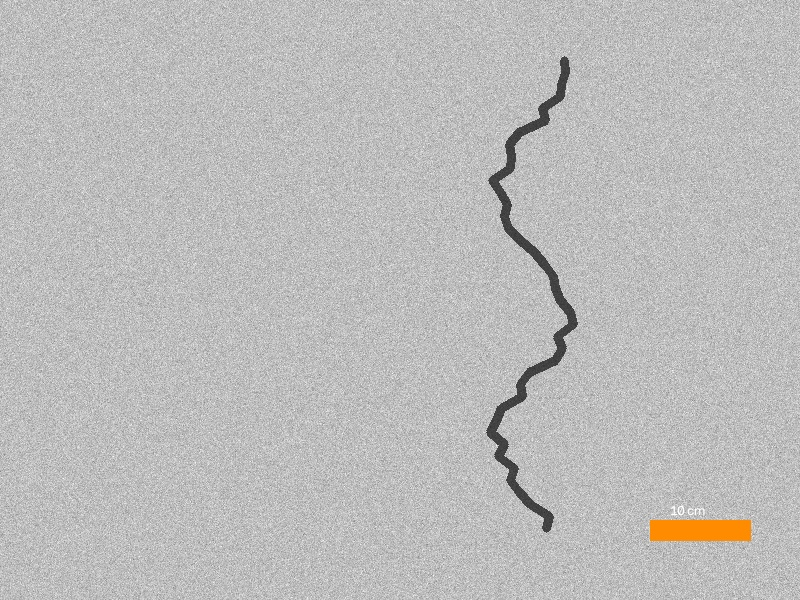
#> input picture dataset/raw/CAMPUS_ACADEMIC_001.jpg, 800 x 600 px
$ python -i preprocessing.py   (imports and definitions only)
#> lines starting #> are read from the running program, lines starting #| are printed output that depends on the picture
"""
preprocessing.py
-----------------
Stage 1 of the pipeline: turns a raw campus photo into a clean,
consistently-lit grayscale image ready for edge detection.

UNIQUE FEATURE — Lighting-Aware Adaptive Enhancement:
Instead of applying the same fixed CLAHE settings to every image
(which is what most student projects do), this module first measures
how bright/dark/shadowed the image is using histogram statistics,
classifies it into a lighting category, and then picks CLAHE
parameters suited to that category. This directly targets your
faculty requirement of "different lighting conditions" and gives you
a genuine, explainable novelty point for the report.
"""

import cv2
import numpy as np


def resize_image(image, target_width=800):
    """Resize keeping aspect ratio so all images are processed at a
    consistent scale (keeps pixel-based measurements comparable)."""
    h, w = image.shape[:2]
    scale = target_width / w
    new_size = (target_width, int(h * scale))
    return cv2.resize(image, new_size, interpolation=cv2.INTER_AREA)


def to_grayscale(image):
    return cv2.cvtColor(image, cv2.COLOR_BGR2GRAY)


def classify_lighting(gray):
    """
    Classifies the image into one of: 'dark', 'bright', 'shadow_uneven',
    'normal' using simple, explainable statistics:
      - mean brightness  -> overall dark/bright
      - std deviation     -> low std + patches of very different
                              local means => uneven/shadow
    Returns a string label used to pick enhancement parameters.
    """
    mean_val = np.mean(gray)
    std_val = np.std(gray)

    # split into a 4x4 grid and look at how much local means vary —
    # a strong sign of shadow / uneven illumination
    h, w = gray.shape
    grid_means = []
    for i in range(4):
        for j in range(4):
            block = gray[i * h // 4:(i + 1) * h // 4, j * w // 4:(j + 1) * w // 4]
            grid_means.append(np.mean(block))
    grid_std = np.std(grid_means)

    if grid_std > 35:
        return "shadow_uneven"
    elif mean_val < 80:
        return "dark"
    elif mean_val > 190:
        return "bright"
    else:
        return "normal"


# CLAHE parameter presets tuned per lighting category.
# clipLimit: how aggressively contrast is boosted
# tileGridSize: smaller tiles = more local/aggressive correction (good for shadows)
LIGHTING_PRESETS = {
    "dark":          {"clipLimit": 3.5, "tileGridSize": (8, 8)},
    "bright":        {"clipLimit": 1.5, "tileGridSize": (8, 8)},
    "shadow_uneven": {"clipLimit": 2.5, "tileGridSize": (4, 4)},  # smaller tiles fight local shadows
    "normal":        {"clipLimit": 2.0, "tileGridSize": (8, 8)},
}


def enhance_contrast(gray, lighting_label=None):
    """Applies CLAHE using parameters chosen for the detected lighting
    condition. Returns (enhanced_image, lighting_label_used)."""
    if lighting_label is None:
        lighting_label = classify_lighting(gray)
    params = LIGHTING_PRESETS[lighting_label]
    clahe = cv2.createCLAHE(clipLimit=params["clipLimit"], tileGridSize=params["tileGridSize"])
    enhanced = clahe.apply(gray)
    return enhanced, lighting_label


def reduce_noise(gray):
    """Gaussian blur to suppress high-frequency noise before edge
    detection, without erasing thin crack lines (small 3x3 kernel)."""
    return cv2.GaussianBlur(gray, (3, 3), sigmaX=0.8)


def preprocess_pipeline(image_bgr):
    """
    Runs the full preprocessing chain and returns a dict of every
    intermediate result (needed for the "save intermediate outputs"
    requirement) plus the lighting label detected.
    """
    resized = resize_image(image_bgr)
    gray = to_grayscale(resized)
    lighting_label = classify_lighting(gray)
    enhanced, _ = enhance_contrast(gray, lighting_label)
    denoised = reduce_noise(enhanced)

    return {
        "resized": resized,
        "grayscale": gray,
        "enhanced": enhanced,
        "denoised": denoised,
        "lighting_label": lighting_label,
    }

>>> import cv2
>>> picture = cv2.imread('../dataset/raw/CAMPUS_ACADEMIC_001.jpg')
#> picture is the input picture: shape (600, 800, 3); mean B, G, R 187.3, 187.9, 188.4
>>> result = preprocess_pipeline(picture)
#> in classify_lighting, `mean_val = np.mean(gray)`: mean_val = 188
#> in classify_lighting, `std_val = np.std(gray)`: std_val = 20.11
#> after the loop in classify_lighting, `for i in range(4):`:
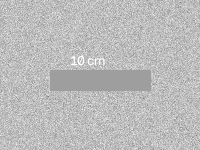
#> block: shape (150, 200); min 123, max 255, mean 187.4
#> after the loop in classify_lighting, `for i in range(4):`: grid_means = [189.4, 189.6, 185.1, 189.5, 189.5, 189.5, 182.9, 189.6, 189.6, 189.5, 181.8, 189.6, 189.5, 189.4, 185.6, 187.4]
#> in classify_lighting, `grid_std = np.std(grid_means)`: grid_std = 2.54
#> in preprocess_pipeline, `lighting_label = classify_lighting(gray)`: lighting_label = 'normal'
#> in enhance_contrast, `enhanced = clahe.apply(gray)`:
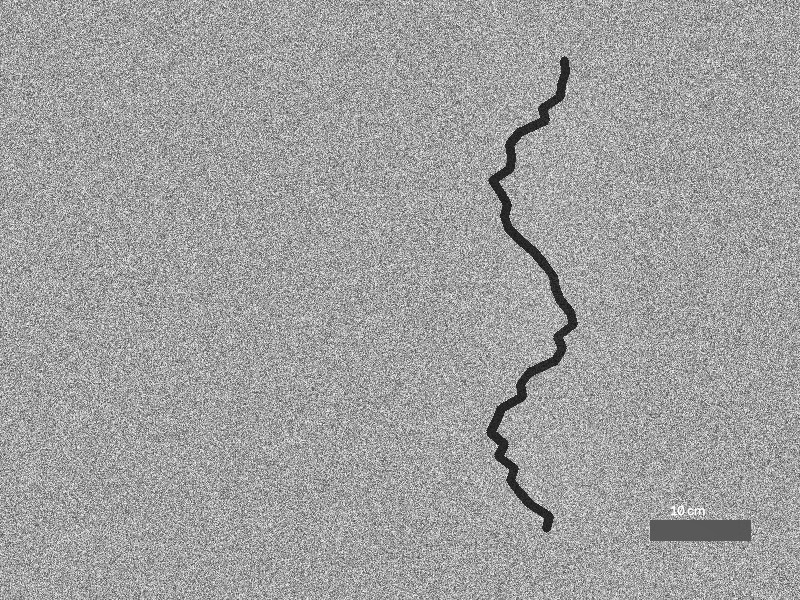
#> enhanced: shape (600, 800); min 20, max 255, mean 160
#> result = 5 items

$ run again, on dataset/raw/CAMPUS_CLEAN_007.jpg
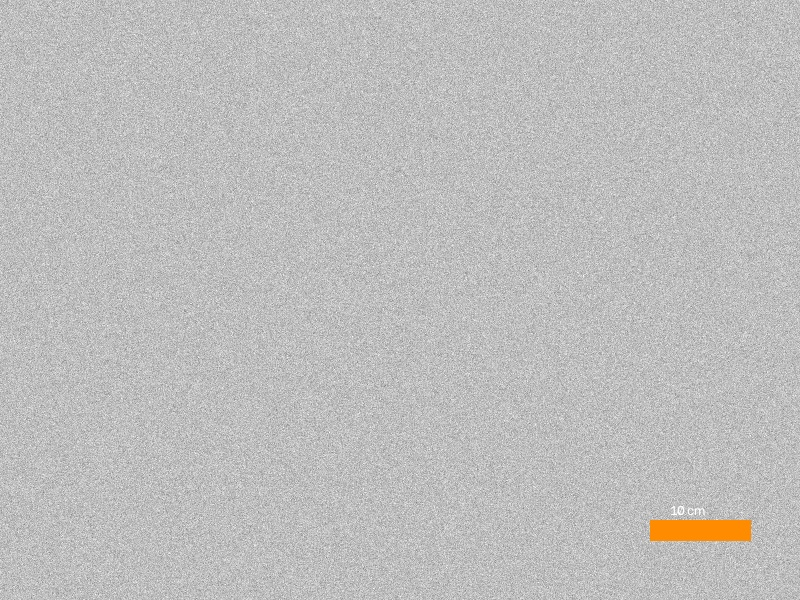
#> input picture dataset/raw/CAMPUS_CLEAN_007.jpg, 800 x 600 px
#> picture is the input picture: shape (600, 800, 3); mean B, G, R 188.7, 189.3, 189.8
#> mean_val = 189.4
#> std_val = 15.31
#> after the loop in classify_lighting, `for i in range(4):`:
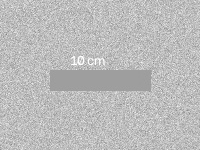
#> block: shape (150, 200); min 130, max 255, mean 187.5
#> after the loop in classify_lighting, `for i in range(4):`: grid_means = [189.5, 189.5, 189.6, 189.6, 189.5, 189.5, 189.6, 189.5, 189.5, 189.4, 189.5, 189.5, 189.5, 189.5, 189.6, 187.5]
#> grid_std = 0.497
#> lighting_label = 'normal'
#> in enhance_contrast, `enhanced = clahe.apply(gray)`:
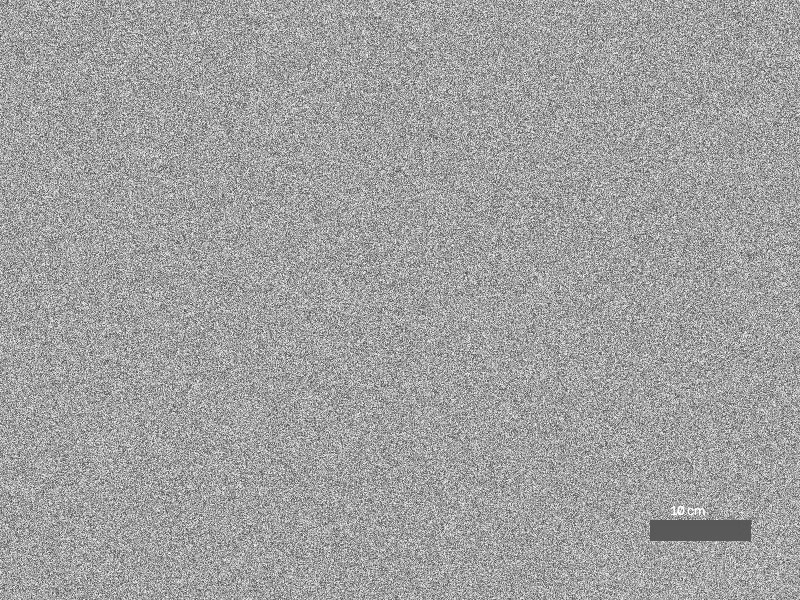
#> enhanced: shape (600, 800); min 63, max 255, mean 160.5
#> result = 5 items

$ run again, on dataset/raw/CAMPUS_CORRIDOR_005.jpg
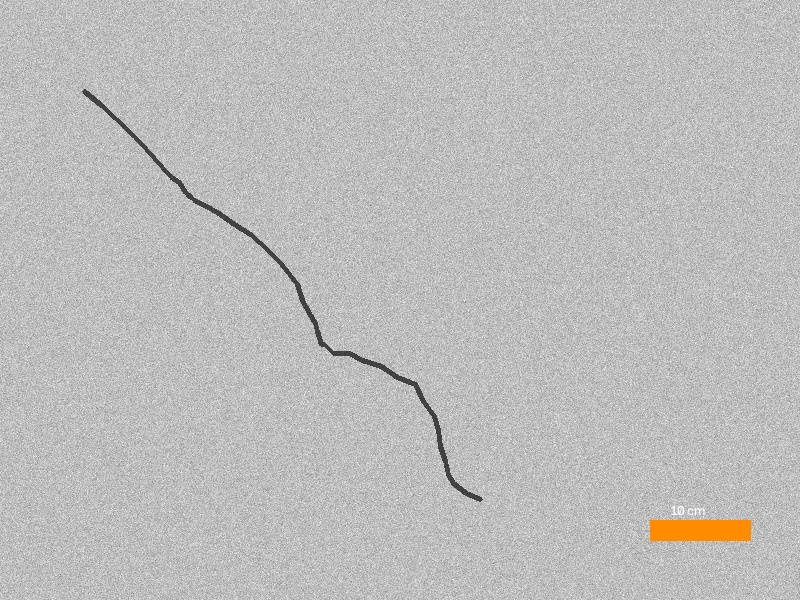
#> input picture dataset/raw/CAMPUS_CORRIDOR_005.jpg, 800 x 600 px
#> picture is the input picture: shape (600, 800, 3); mean B, G, R 188, 188.6, 189.1
#> mean_val = 188.7
#> std_val = 18.02
#> after the loop in classify_lighting, `for i in range(4):`:
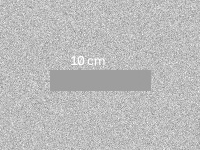
#> block: shape (150, 200); min 129, max 255, mean 187.4
#> after the loop in classify_lighting, `for i in range(4):`: grid_means = [188, 189.7, 189.8, 189.7, 188, 186.7, 189.5, 189.5, 189.6, 186.8, 187.7, 189.5, 189.4, 189.6, 188.2, 187.4]
#> grid_std = 1.07
#> lighting_label = 'normal'
#> in enhance_contrast, `enhanced = clahe.apply(gray)`:
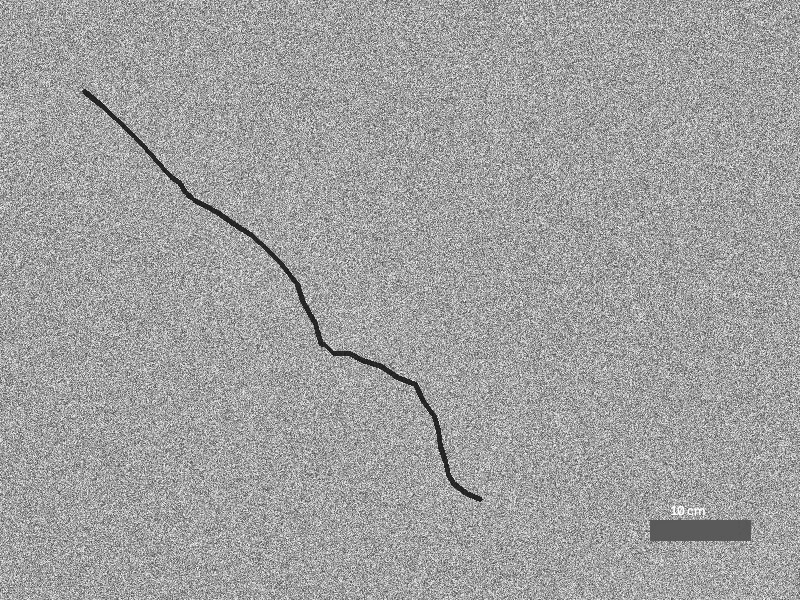
#> enhanced: shape (600, 800); min 21, max 255, mean 160.3
#> result = 5 items
